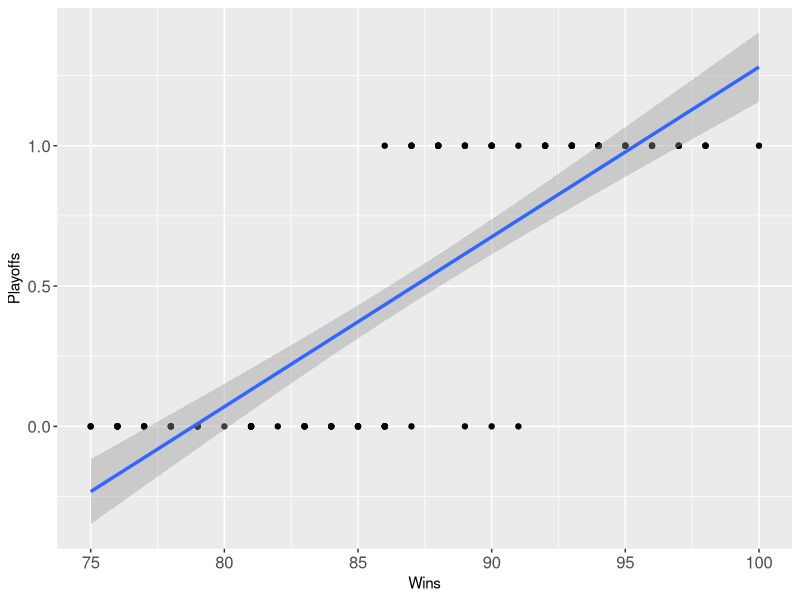

The R source for this figure:
#############################################
# MLB Win Curve - Logistic Regression Model #
#############################################


# read data
PlayoffData = read.csv("PlayoffData.csv")


# fit Logistic Regression model & predict model
PlayoffModel = glm(Playoffs ~ Wins, data = PlayoffData, family = binomial)

summary(PlayoffModel)

predictions = predict(PlayoffModel, type="response")


# combine data frames
combined = data.frame(PlayoffData, predictions)

# write combined data frames to .csv
write.csv(combined, "PlayoffOdds.csv")


# plot Win Curve
library(ggplot2)

ggplot(PlayoffModel, aes(x=Wins, y=Playoffs)) +
  geom_point() +
  stat_smooth(method="glm", family="binomial", fill="grey60", size=1.18, na.rm=TRUE) +
  xlim(75, 100) + 
  theme(axis.text = element_text(size = 12))